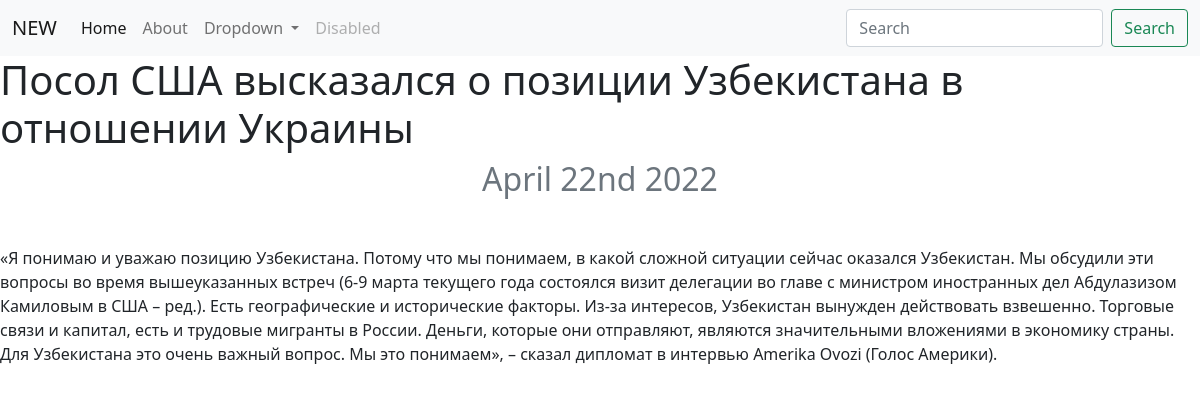
Page /blog/7/ on the committed database.
### blog/models.py (models this page shows, shortened)
class Blog(models.Model):
    title = models.CharField(max_length=200)
    description = models.TextField()
    date = models.DateField()

### blog/views.py (the view)
# urls.py: path('<int:blog_id>/', views.detail, name='detail'),
def detail(request, blog_id):
    blog = get_object_or_404(Blog, pk=blog_id)
    return render(request, 'blog/detail.html', {'blog': blog})

### blog/templates/blog/detail.html
{% extends "portfolio/base.html" %}
{% load static %}
{% block content %}
<h1>{{ blog.title }}</h1>
<h2 class="text-center text-muted mb-5">{{ blog.date|date:'F jS Y' }}</h2>
{{ blog.description|safe }}
{% endblock %}

### rows in the picture
Blog: title "Посол США высказался о позиции Узбекистана в отношении Украины", date "April 22nd 2022", description "«Я понимаю и уважаю позицию Узбекистана. Потому что мы понимаем, в какой сложной ситуации сейчас оказался Узбекистан. Мы обсудили эти вопросы во время вышеуказанных встреч (6-9 марта текущего года состоялся визит делегации во главе c министром иностранных дел Абдулазизом Камиловым в США – ред.). Есть географические и исторические факторы. Из-за интересов, Узбекистан вынужден действовать взвешенно. Торговые связи и капитал, есть и трудовые мигранты в России. Деньги, которые они отправляют, являются значительными вложениями в экономику страны. Для Узбекистана это очень важный вопрос. Мы это понимаем», – сказал дипломат в интервью Amerika Ovozi (Голос Америки)."
